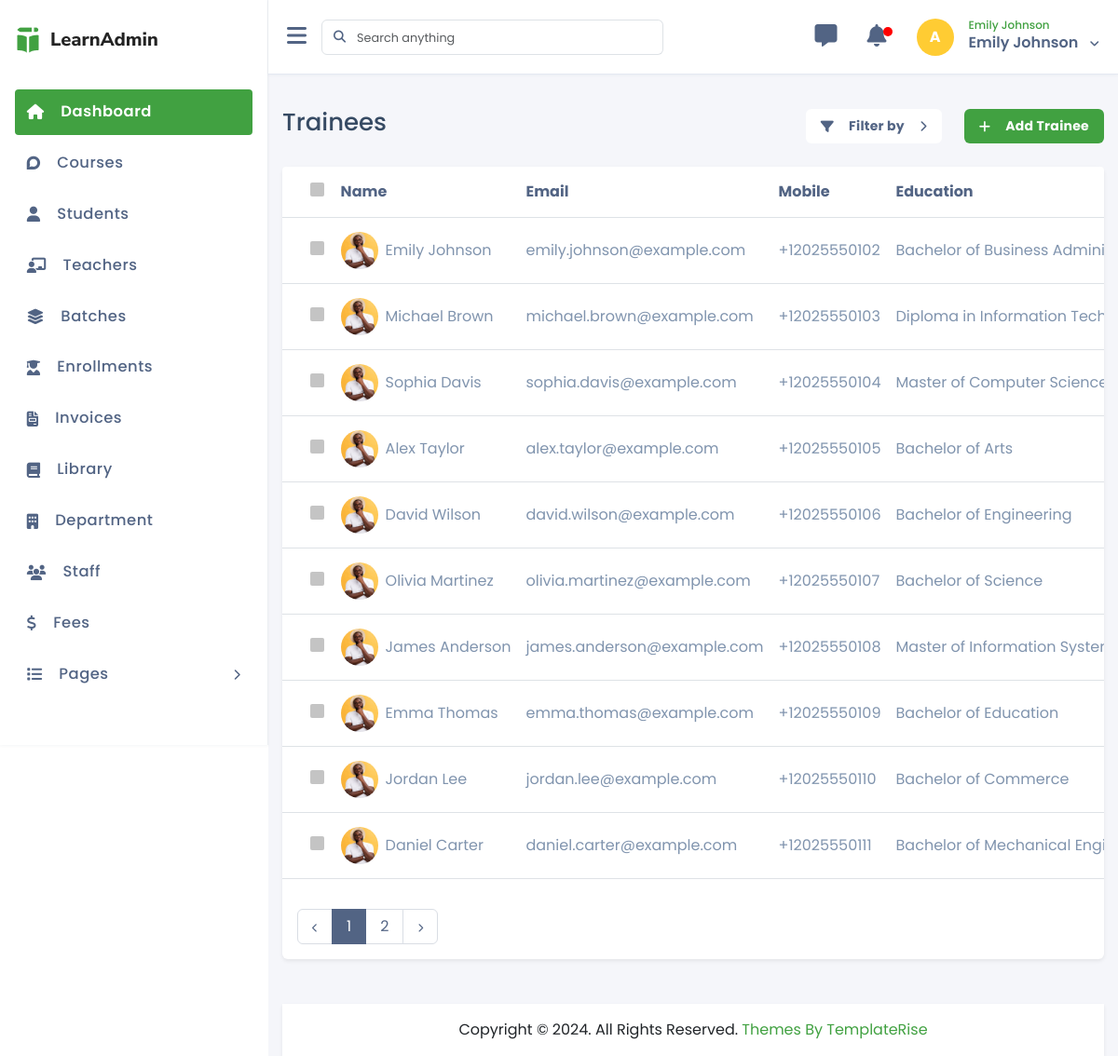
Screenshot of /trainees/list.php (signed in) with the database file from the repository.
### tables this page shows
CREATE TABLE `trainees` (
  `id` int(11) NOT NULL,
  `gender` tinyint(4) NOT NULL COMMENT '1 = Male, 2 = Female, 3 = Other',
  `dob` date DEFAULT NULL,
  `address` text DEFAULT NULL,
  `education` varchar(100) DEFAULT NULL,
  `registration_date` date DEFAULT NULL,
  `full_name` varchar(100) NOT NULL,
  `email` varchar(100) NOT NULL,
  `phone` varchar(20) DEFAULT NULL,
  `password` varchar(255) NOT NULL,
  `image` varchar(255) DEFAULT NULL,
  `status` int(11) DEFAULT 1,
  `created_at` timestamp NULL DEFAULT current_timestamp(),
  `updated_at` timestamp NULL DEFAULT NULL,
  `deleted_at` datetime DEFAULT NULL,
  `created_by` int(11) DEFAULT NULL,
  `updated_by` int(11) DEFAULT NULL
);

### component/connection.php (called while the page is built, shortened)
<?php
    $base_url = "http://localhost/technova_training_institute/";
    require_once  ($_SERVER['DOCUMENT_ROOT'] . "/technova_training_institute/crud/crud_class.php");
    $crud = new crud_class();
?>

### crud/crud_class.php (called while the page is built, shortened)
<?php
class crud_class{
    private $host = "localhost";
    private $username = "root";
    private $password = "";
    private $database = "technova_training_institute";
    public $conn;
    public function __construct(){
        $this->conn = new mysqli($this->host, $this->username, $this->password, $this->database);
    }
    public function common_select($table, $columns = "*", $where = [],$where_condition = "AND", $order_by = "",
        $sort_order = "ASC",$limit = "",$offset = ""){
        $result=[
            "status"=>false,
            "data"=>[],
            "message"=>""
        ];
        $sql = "SELECT $columns FROM $table";
        if(!empty($where)){
            $where_clauses = [];
            foreach($where as $column => $value){
                $where_clauses[] = "$table" . "." . "$column = '" . $this->conn->real_escape_string($value) . "'";
            }
            $sql .= " WHERE " . implode(" $where_condition ", $where_clauses);
            $sql .= " AND deleted_at IS NULL";
        }else{
            $sql .= " WHERE deleted_at IS NULL";
        }
        if(!empty($order_by)){
            $sql .= " ORDER BY $order_by $sort_order";
        }
        if(!empty($limit)){
            $sql .= " LIMIT $limit";
        }
        $rs = $this->conn->query($sql);
        if($rs->num_rows > 0){
            $result["status"] = true;
            $result["message"] = "Records found";
            while($row = $rs->fetch_object()){
                $result["data"][] = $row;
            }
            return $result;
        } else {
            $result["message"] = "No records found";
            return $result;
        }
    }
    public function number_of_records($table){
        $sql = "SELECT COUNT(*) as total FROM $table";
        $rs = $this->conn->query($sql);
        if($rs->num_rows > 0){
            $row = $rs->fetch_object();
            return $row->total;
        } else {
            return 0;
        }
    }
}

### trainees/list.php (the view, shortened to what this page needs)
<?php require_once "../component/header.php"; ?>
<?php require_once "../component/sidebar.php"; ?>
  <div class="main-content">
      <div class="row">
          <div class="col-12">
              <div class="d-flex align-items-lg-center  flex-column flex-md-row flex-lg-row mt-3">
                  <div class="flex-grow-1">
                      <h3 class="mb-2 text-size-26 text-color-2">Trainees</h3>
                  </div>
                  <div class="mt-3 mt-lg-0">
                      <div class="d-flex align-items-center">
                        <div class="cursor-pointer bg-white d-flex align-items-center text-color-1 px-3 py-2 rounded-2 text-normal fw-bolder letter-spacing-26 dropdown-toggle" data-bs-toggle="dropdown" aria-expanded="false">
                            <i class="fa-solid fa-filter me-3"></i>
                            Filter by
                          <i class="fa-solid fa-chevron-right ms-3 text-size-sm"></i>
                        </div>
                          <a href="<?php echo $base_url; ?>trainees/create.php" class="cursor-pointer ms-4 bg-white bg-primary text-white d-flex align-items-center px-3 py-2 rounded-2 text-normal fw-bolder letter-spacing-26">
                            <i class="fa-solid fa-plus me-3"></i>
                            Add Trainee
                          </a>
                      </div>
                  </div>
              </div>
          </div>
      </div>
      <div class="mt-4">
        <div class="card shadow-sm border-0">
          <div class="card-body p-0">
              <div class="table-responsive table-rounded-top">
                  <table class="table align-middle">
                      <thead>
                        <tr>
                          <th><input type="checkbox" id="select-all" class="custom-checkbox"></th>
                          <th>Name</th>
                          <th>Email</th>
                          <th>Mobile</th>
                          <th>Education</th>
                        </tr>
                      </thead>
                      <tbody>
                        <?php
                        if(isset($_GET['page']) && is_numeric($_GET['page'])){
                            $page = (int)$_GET['page'];
                        } else {
                            $page = 1;
                        }
                        $trainees = $crud->common_select("trainees",'*',[],'AND','id','ASC',10,($page-1)*10);
                        if($trainees['status']){
                        foreach ($trainees['data'] as $trainee) { ?>
                        <tr>
                          <td><input type="checkbox" class="custom-checkbox row-checkbox"></td>
                          <td>
                            <div class="d-flex justify-content-start align-items-center">
                              <img src="<?= $trainee->image ? '../assets/uploads/trainees/images/' . $trainee->image : '../assets/images/avatar-1.jpg' ?>" class="tbl-img" alt="">
                              <span class="ms-2"><?= $trainee->full_name ?></span>
                            </div>
                          </td>
                          <td><?= $trainee->email ?></td>
                          <td><?= $trainee->phone ?></td>
                          <td><?= $trainee->education ?></td>
                        </tr>
                        <?php } } ?>
                      </tbody>
                    </table>
              </div>
              <div class="pb-3 ps-3 mt-3 d-flex justify-content-center justify-content-md-between justify-content-lg-between flex-wrap flex-md-nowrap">
                <nav aria-label="Page navigation" class="mb-3 mb-md-0 mb-lg-0">
                  <?php
                      $total_records = $crud->number_of_records("trainees");
                      $records_per_page = 10;
                      $total_pages = ceil($total_records / $records_per_page);
                  ?>
                  <ul class="pagination">
                    <li class="page-item">
                      <a class="page-link" href="#" aria-label="Previous"><i class="fa-solid fa-chevron-left text-size-12"></i></a>
                    </li>
                    <?php for ($i = 1; $i <= $total_pages; $i++) { ?>
                      <li class="page-item <?= ($i == $page) ? 'active' : '' ?>"><a class="page-link" href="<?= $base_url ?>trainees/list.php?page=<?= $i ?>"><?= $i ?></a></li>
                    <?php } ?>
                    <li class="page-item">
                      <a class="page-link" href="#" aria-label="Next"><i class="fa-solid fa-chevron-right text-size-12"></i></a>
                    </li>
                  </ul>
              </nav>
              </div>
      </div>
      </div>
  </div>
<?php require_once "../component/footer.php" ?>

### component/header.php (shortened to what this page needs)
<?php
    require_once $_SERVER['DOCUMENT_ROOT'] . "/technova_training_institute/component/connection.php";
?>
<!DOCTYPE html>
<html lang="en">
<head>
    <link href="<?= $base_url ?>assets/css/bootstrap.min.css" rel="stylesheet">
    <link href="<?= $base_url ?>assets/icons/fontawesome/css/fontawesome.min.css" rel="stylesheet">
    <link href="<?= $base_url ?>assets/icons/fontawesome/css/brands.min.css" rel="stylesheet">
    <link href="<?= $base_url ?>assets/icons/fontawesome/css/solid.min.css" rel="stylesheet">
    <link href="<?= $base_url ?>assets/css/style.css" rel="stylesheet">
</head>
<body>

### component/sidebar.php (shortened to what this page needs)
<div id="main-wrapper" class="d-flex">
    <div class="sidebar">
           <div class="sidebar-header">
               <div class="lg-logo"><a href="<?php echo $base_url; ?>dashboard.php"><img src="<?php echo $base_url; ?>assets/images/logo.png" alt="logo large"></a></div>
           </div>
           <div class="sidebar-body  custom-scrollbar">
                <ul class="sidebar-menu">
                    <li><a href="<?php echo $base_url; ?>dashboard.php" class=" sidebar-link active"><i class="fa-solid fa-house"></i><p>Dashboard</p></a></li>
                    <li><a href="<?php echo $base_url; ?>courses/courselist.php" class="sidebar-link"><i class="fa-brands fa-discourse"></i><p>Courses</p></a></li>
                    <li><a href="<?php echo $base_url; ?>trainees/list.php" class=" sidebar-link"><i class="fa-solid fa-user"></i><p>Students</p></a></li>
                    <li><a href="<?php echo $base_url; ?>teacher/list.php" class=" sidebar-link"><i class="fa-solid fa-chalkboard-user"></i><p>Teachers</p></a></li>
                    <li><a href="<?php echo $base_url; ?>batches/list.php" class="sidebar-link"><i class="fa-solid fa-layer-group"></i><p>Batches</p></a></li>
                    <li>
                        <a href="<?php echo $base_url; ?>enrollments/list.php" class="sidebar-link">
                            <i class="fa-solid fa-user-graduate"></i>
                            <p>Enrollments</p>
                        </a>
                    </li>
                    <li><a href="<?php echo $base_url; ?>invoices/list.php" class="sidebar-link"><i class="fa-solid fa-file-invoice"></i><p>Invoices</p></a></li>
                    <li><a href="<?php echo $base_url; ?>library.php" class=" sidebar-link"><i class="fa-solid fa-book"></i><p>Library</p></a></li>
                    <li><a href="<?php echo $base_url; ?>department.php" class=" sidebar-link"><i class="fa-solid fa-building"></i><p>Department</p></a></li>
                    <li><a href="<?php echo $base_url; ?>staff.php" class="sidebar-link"><i class="fa-solid fa-users"></i><p>Staff</p></a></li>
                    <li><a href="<?php echo $base_url; ?>fees.php" class="sidebar-link"><i class="fa-solid fa-dollar-sign"></i><p>Fees</p></a></li>
                    <li><a href="#" class=" sidebar-link submenu-parent"><i class="fa-solid fa-list"></i><p>Pages <i class="fa-solid fa-chevron-right right-icon"></i></p></a>
                    </li>
                </ul>
           </div>
    </div>
    <div class="content-wrapper">
        <div class="header d-flex align-items-center justify-content-between">
            <div class="d-flex align-items-center">
                <div class="collapse-sidebar me-3 d-none d-lg-block text-color-1"><span><i class="fa-solid fa-bars font-size-24"></i></span></div>
                <div class="d-none d-md-block d-lg-block">
                    <div class="input-group flex-nowrap">
                        <span class="input-group-text bg-white " id="addon-wrapping"><i class="fa-solid search-icon fa-magnifying-glass text-color-1"></i></span>
                        <input type="text" class="form-control search-input border-l-none ps-0" placeholder="Search anything" aria-label="Username" aria-describedby="addon-wrapping">
                    </div>
                </div>
            </div>
            <div class="d-flex align-items-center">
                <ul class="nav d-flex align-items-center">
                    <li class="nav-item me-2-5">
                        <a href="#" class="text-color-1 position-relative"  role="button"
                        data-bs-toggle="dropdown"
                        data-bs-offset="0,0"
                        aria-expanded="false">
                        <i class="fa-regular fa-message font-size-24"></i>
                    </a>
                    </li>
                    <li class="nav-item me-2-5">
                        <a href="#" class="text-color-1 notification"
                            role="button"
                            data-bs-toggle="dropdown"
                            data-bs-offset="0,0"
                            aria-expanded="false">
                            <i class="fa-regular fa-bell font-size-24"></i>
                            <div class="marker"></div>
                        </a>
                    </li>
                    <li class="nav-item dropdown user-profile">
                        <div class="d-flex align-items-center dropdown-toggle" data-bs-toggle="dropdown" aria-expanded="false">
                            <span class="user-avatar me-0 me-lg-3">A</span>
                            <div>
                                <a href="#" class="d-none d-lg-block">
                                    <span class="d-block auth-role"><?= $_SESSION['user_role']; ?></span>
                                    <span class="auth-name"><?= $_SESSION['user_name']; ?></span>
                                    <span class="ms-2 text-color-1 text-size-sm"><i class="fa-solid fa-angle-down"></i></span>
                                </a>
                            </div>
                        </div>
                    </li>
                </ul>
            </div>
        </div>

### component/footer.php (shortened to what this page needs)
             <div class="footer text-center bg-white shadow-sm py-3 mt-5">
                <p class="m-0">Copyright © 2024. All Rights Reserved. <a href="https://www.templaterise.com/" class="text-primary" target="_blank" >Themes By TemplateRise</a></p>
            </div>
    </div>
</body>
</html>

### rows the page displays
trainees: full_name "Emily Johnson", email "emily.johnson@example.com", phone "+12025550102", education "Bachelor of Business…"
trainees: full_name "Michael Brown", email "michael.brown@example.com", phone "+12025550103", education "Diploma in Information…"
trainees: full_name "Sophia Davis", email "sophia.davis@example.com", phone "+12025550104", education "Master of Computer…"
trainees: full_name "Alex Taylor", email "alex.taylor@example.com", phone "+12025550105", education "Bachelor of Arts"
trainees: full_name "David Wilson", email "david.wilson@example.com", phone "+12025550106", education "Bachelor of Engineering"
trainees: full_name "Olivia Martinez", email "olivia.martinez@example.com", phone "+12025550107", education "Bachelor of Science"
trainees: full_name "James Anderson", email "james.anderson@example.com", phone "+12025550108", education "Master of Information…"
trainees: full_name "Emma Thomas", email "emma.thomas@example.com", phone "+12025550109", education "Bachelor of Education"
trainees: full_name "Jordan Lee", email "jordan.lee@example.com", phone "+12025550110", education "Bachelor of Commerce"
trainees: full_name "Daniel Carter", email "daniel.carter@example.com", phone "+12025550111", education "Bachelor of Mechanical…"

### other values shown
$_SESSION['user_role'] "Emily Johnson"
$_SESSION['user_name'] "Emily Johnson"
